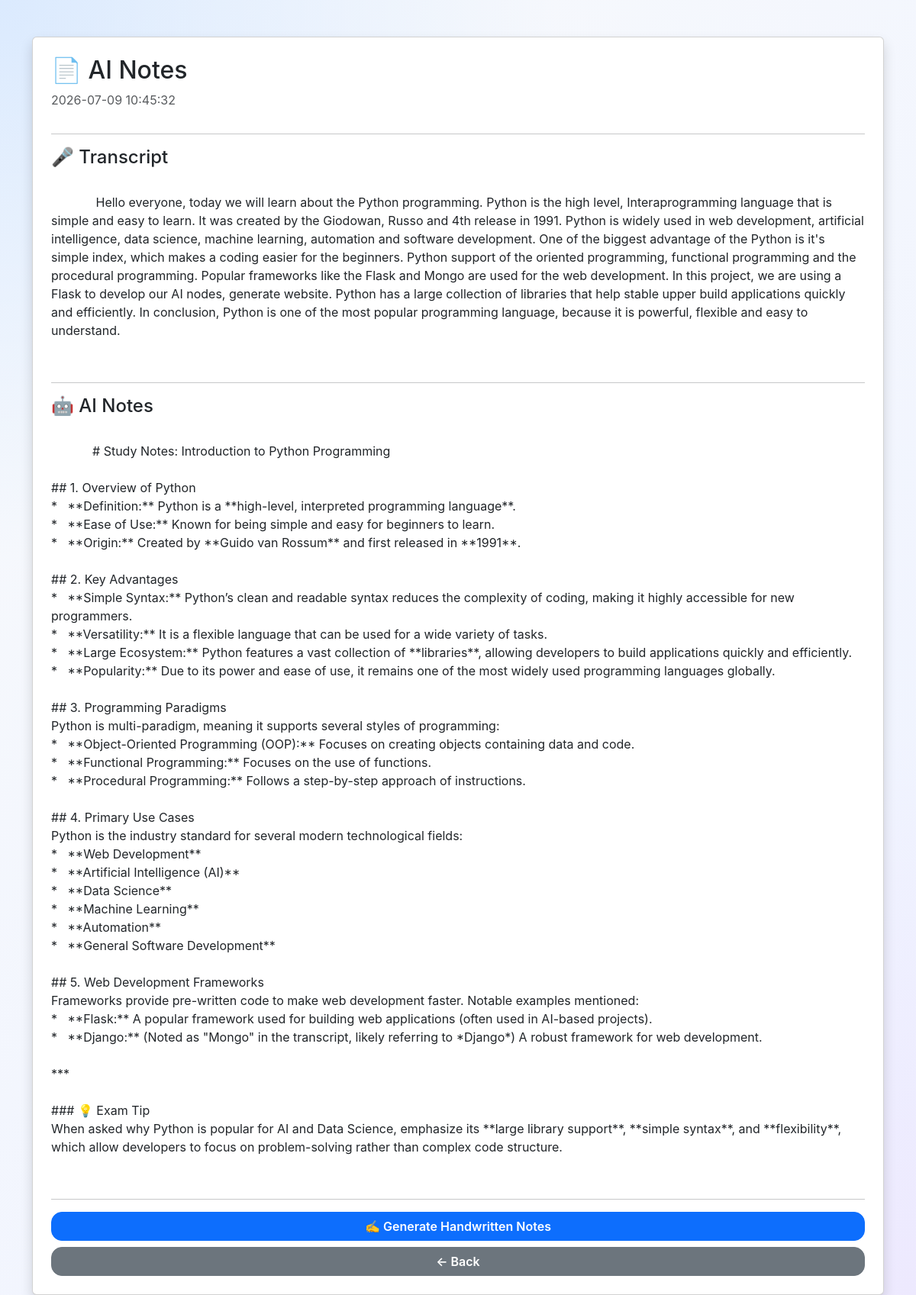
The page /note/10 on the database its author committed.
### tables this page shows
CREATE TABLE notes (

    id INTEGER PRIMARY KEY AUTOINCREMENT,

    user_email TEXT,

    transcript TEXT,

    ai_notes TEXT,

    created_at TIMESTAMP DEFAULT CURRENT_TIMESTAMP

, lecture_name TEXT, favorite INTEGER DEFAULT 0);

### app.py (the view)
@app.route("/note/<int:note_id>")
def view_note(note_id):
    conn=get_db()
    cursor=conn.cursor()
    cursor.execute(
        """
        SELECT transcript,
               ai_notes,
               created_at
        FROM notes
        WHERE id=?
        """,
        (note_id,)
    )
    note=cursor.fetchone()
    conn.close()
    if not note:
        return "Note not found."
    return render_template(
    "view_note.html",
    transcript=note["transcript"],
    notes=note["ai_notes"],
    created_at=note["created_at"],
    note_id=note_id
    )

### app.py (called while the page is built)
def get_db():
    conn = sqlite3.connect("users.db")
    conn.row_factory = sqlite3.Row
    return conn

### templates/view_note.html (shortened to what this page needs)
<!DOCTYPE html>
<html>
<head>
    <link href="https://cdn.jsdelivr.net/npm/bootstrap@5.3.3/dist/css/bootstrap.min.css" rel="stylesheet">
    <link rel="stylesheet" href="{{ url_for('static', filename='style.css') }}">
    <link rel="stylesheet"
href="https://cdn.jsdelivr.net/npm/bootstrap-icons@1.11.3/font/bootstrap-icons.min.css">
</head>
<body class="bg-light">
<div class="container mt-5">
    <div class="card shadow p-4">
        <h2>📄 AI Notes</h2>
        <p class="text-muted">
            {{ created_at }}
        </p>
        <hr>
        <h4>🎤 Transcript</h4>
        <p style="white-space: pre-wrap;">
            {{ transcript }}
        </p>
        <hr>
        <h4>🤖 AI Notes</h4>
        <p style="white-space: pre-wrap;">
            {{ notes }}
        </p>
        <hr>
        <a href="/handwritten/{{ note_id }}" class="btn btn-primary mb-2">
            ✍️ Generate Handwritten Notes
        </a>
        <a href="/notes" class="btn btn-secondary">
            ← Back
        </a>
    </div>
</div>
</body>
</html>

### static/css/style.css (style rules this page uses)
:root { --primary:#4F46E5; --primary-light:#6366F1; --secondary:#7C3AED; --success:#22C55E; --danger:#EF4444; --background:#F8FAFC; --surface:#FFFFFF; --text:#1E293B; --muted:#64748B; --border:#E2E8F0; --radius:20px; --shadow-sm:0 8px 20px rgba(15,23,42,.05); --shadow-md:0 15px 35px rgba(15,23,42,.08); --shadow-lg:0 25px 50px rgba(15,23,42,.12); }
body { font-family:'Inter',sans-serif; background: radial-gradient(circle at top left,#dbeafe 0%,transparent 35%), radial-gradient(circle at bottom right,#ede9fe 0%,transparent 35%), linear-gradient(135deg,#f8fafc,#eef2ff); min-height:100vh; }
.btn { font-weight:600; border-radius:14px; transition:all .25s ease; }
.card, .feature-card, .library-card, .stats-card, .btn, img { transition: all .3s ease; }

### rows shown on the page
notes: created_at "2026-07-09 10:45:32", ai_notes "# Study Notes: Introduction to Python Programming ## 1. Overview of Python * **Definition:** Python is a **high-level, interpreted programming language**. * **Ease of Use:** Known for being simple and easy for beginners to learn. * **Origin:** Created by **Guido van Rossum** and first released in **1991**. ## 2. Key Advantages * **Simple Syntax:** Python’s clean and readable syntax reduces the complexity of coding, making it highly accessible for new programmers. * **Versatility:** It is a flexible language that can be used for a wide variety of tasks. * **Large Ecosystem:** Python features a vast collection of **libraries**, allowing developers to build applications quickly and…"
